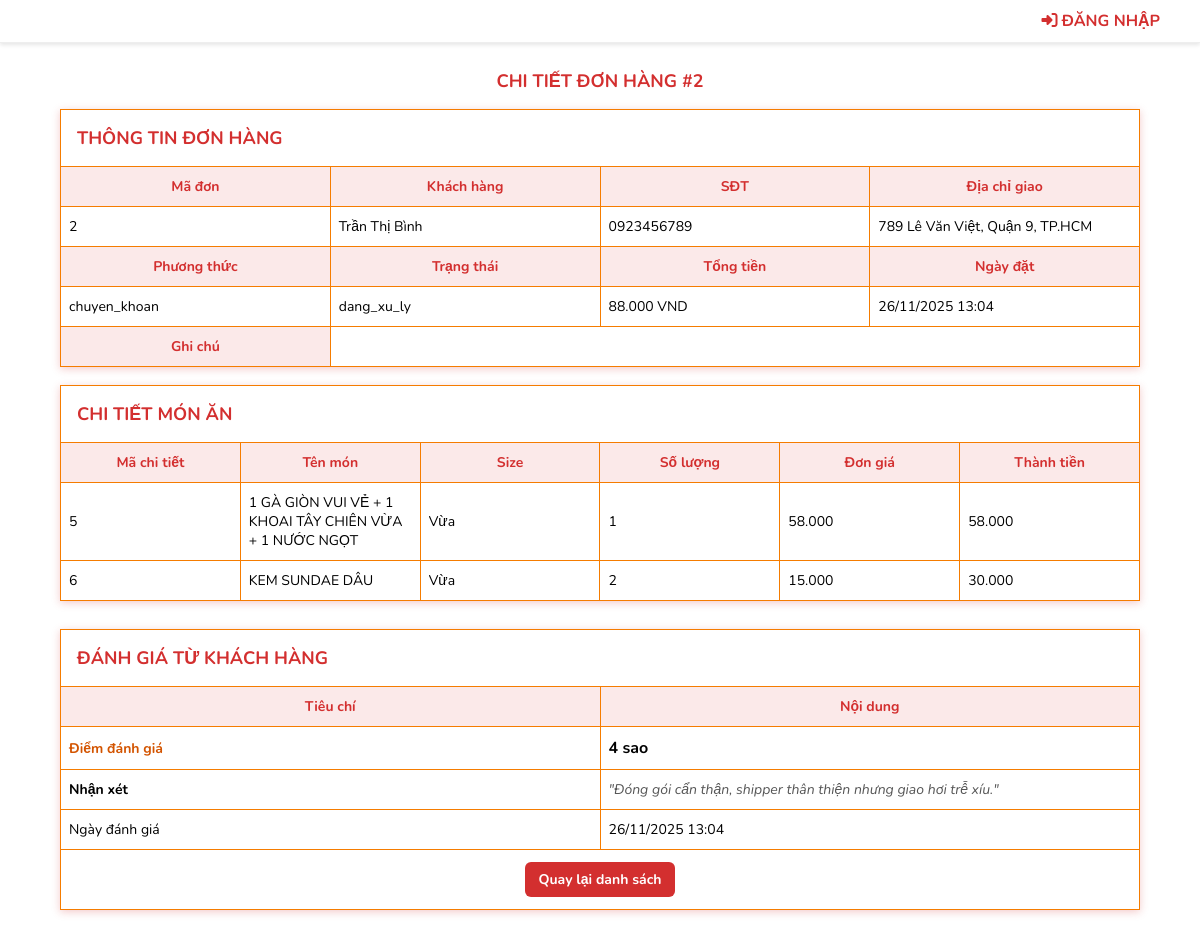
Page /chi_tiet_don.php?order_id=2 on the committed database.
### tables this page shows
CREATE TABLE DonHang (
    MaDonHang INT AUTO_INCREMENT PRIMARY KEY,
    MaUser INT NOT NULL,
    TongTien DECIMAL(18,2) NOT NULL,
    TrangThai ENUM('cho_xac_nhan', 'dang_xu_ly', 'dang_giao', 'hoan_thanh', 'da_huy') DEFAULT 'cho_xac_nhan',
    PhuongThucThanhToan ENUM('tien_mat', 'chuyen_khoan', 'the', 'vi_dien_tu'),
    DiaChiGiaoHang TEXT,
    SDTGiaoHang VARCHAR(15),
    GhiChu TEXT,
    NgayDat DATETIME DEFAULT CURRENT_TIMESTAMP,
    NgayCapNhat DATETIME DEFAULT CURRENT_TIMESTAMP ON UPDATE CURRENT_TIMESTAMP,
    FOREIGN KEY (MaUser) REFERENCES Users(MaUser) ON DELETE CASCADE
);

CREATE TABLE Users (
    MaUser INT AUTO_INCREMENT PRIMARY KEY,
    Ho VARCHAR(100) NOT NULL,
    Ten VARCHAR(100) NOT NULL,
    SDT VARCHAR(15) NOT NULL UNIQUE,
    Email VARCHAR(255) NOT NULL UNIQUE,
    DiaChi TEXT,
    QuyenHan ENUM('admin', 'nhanvien', 'khachhang') NOT NULL DEFAULT 'khachhang',
    MatKhau BINARY(32) NOT NULL,
    NgayTao DATETIME DEFAULT CURRENT_TIMESTAMP,
    INDEX idx_email (Email),
    INDEX idx_sdt (SDT)
);

CREATE TABLE ChiTietDonHang (
    MaChiTiet INT AUTO_INCREMENT PRIMARY KEY,
    MaDonHang INT NOT NULL,
    MaBienThe INT NOT NULL,
    SoLuong INT NOT NULL,
    DonGia DECIMAL(18,2) NOT NULL,
    ThanhTien DECIMAL(18,2) NOT NULL,
    FOREIGN KEY (MaDonHang) REFERENCES DonHang(MaDonHang) ON DELETE CASCADE,
    FOREIGN KEY (MaBienThe) REFERENCES BienTheMonAn(MaBienThe) ON DELETE CASCADE
);

CREATE TABLE MonAn (
    MaMonAn INT AUTO_INCREMENT PRIMARY KEY,
    TenMonAn VARCHAR(255) NOT NULL,
    HinhAnh VARCHAR(500),
    MoTa TEXT,
    MaLoai INT,
    FOREIGN KEY (MaLoai) REFERENCES LoaiMonAn(MaLoai)
        ON DELETE SET NULL 
        ON UPDATE CASCADE
);

CREATE TABLE KichThuoc (
    MaSize INT AUTO_INCREMENT PRIMARY KEY,
    TenSize VARCHAR(50) NOT NULL UNIQUE
);

CREATE TABLE DanhGia (
    MaDanhGia INT AUTO_INCREMENT PRIMARY KEY,
    MaUser INT NOT NULL,
    MaMonAn INT,
    Diem INT NOT NULL CHECK (Diem BETWEEN 1 AND 5),
    NoiDung TEXT,
    AnhReview VARCHAR(500),
    TrangThai ENUM('cho_duyet', 'da_duyet', 'tu_choi') DEFAULT 'cho_duyet',
    NgayTao DATETIME DEFAULT CURRENT_TIMESTAMP,
    FOREIGN KEY (MaUser) REFERENCES Users(MaUser) ON DELETE CASCADE,
    FOREIGN KEY (MaMonAn) REFERENCES MonAn(MaMonAn) ON DELETE SET NULL
);

### chi_tiet_don.php (the view, shortened to what this page needs)
<!DOCTYPE html>
<html lang="en">
<head>
    <link rel="stylesheet" href="./css/chi_tiet_don.css">
</head>
<body>
    <?php include_once "includes/header2.php"; ?>
    <?php
        $hostname = "localhost";
        $username = "root";
        $password = "";
        $dbname = "quanly_cua_hang";
        $conn = mysqli_connect($hostname, $username, $password, $dbname);
        $orderId = isset($_GET['order_id']) ? (int)$_GET['order_id'] : 0;
        $sqlOrder = "SELECT dh.*, u.Ho, u.Ten, u.Email
                     FROM DonHang dh
                     LEFT JOIN Users u ON dh.MaUser = u.MaUser
                     WHERE dh.MaDonHang = $orderId";
        $resOrder = mysqli_query($conn, $sqlOrder);
        $order = mysqli_fetch_assoc($resOrder);
        $sqlItems = "SELECT c.MaChiTiet, c.MaBienThe, c.SoLuong, c.DonGia, c.ThanhTien,
                            b.MaMonAn, m.TenMonAn, m.HinhAnh, kt.TenSize
                     FROM ChiTietDonHang c
                     LEFT JOIN BienTheMonAn b ON c.MaBienThe = b.MaBienThe
                     LEFT JOIN MonAn m ON b.MaMonAn = m.MaMonAn
                     LEFT JOIN KichThuoc kt ON b.MaSize = kt.MaSize
                     WHERE c.MaDonHang = $orderId";
        $resItems = mysqli_query($conn, $sqlItems);
        $sqlReview = "SELECT * FROM DanhGia WHERE MaDonHang = $orderId";
        $resReview = mysqli_query($conn, $sqlReview);
        $review = mysqli_fetch_assoc($resReview);
    ?>
    <div class="table-container" style="width: 100%; display: flex; flex-direction: column; align-items: center;">
        <div class="page-header" style="width: 95%; margin-bottom: 10px; text-align: center;">
            <h2>CHI TIẾT ĐƠN HÀNG #<?php echo $orderId; ?></h2>
        </div>
    <form class="form1">
        <table>
            <tr>
                <td colspan="4"><h2>THÔNG TIN ĐƠN HÀNG</h2></td>
            </tr>
            <tr class="tieude">
                <td>Mã đơn</td>
                <td>Khách hàng</td>
                <td>SĐT</td>
                <td>Địa chỉ giao</td>
            </tr>
            <tr class="noidung">
                <td><?php echo $order['MaDonHang']; ?></td>
                <td><?php echo htmlspecialchars(trim($order['Ho'] . ' ' . $order['Ten'])); ?></td>
                <td><?php echo htmlspecialchars($order['SDTGiaoHang']); ?></td>
                <td><?php echo htmlspecialchars($order['DiaChiGiaoHang']); ?></td>
            </tr>
            <tr class="tieude">
                <td>Phương thức</td>
                <td>Trạng thái</td>
                <td>Tổng tiền</td>
                <td>Ngày đặt</td>
            </tr>
            <tr class="noidung">
                <td><?php echo htmlspecialchars($order['PhuongThucThanhToan']); ?></td>
                <td><?php echo htmlspecialchars($order['TrangThai']); ?></td>
                <td><?php echo number_format($order['TongTien'], 0, ',', '.'); ?> VND</td>
                <td><?php echo date('d/m/Y H:i', strtotime($order['NgayDat'])); ?></td>
            </tr>
            <tr>
                <td class="label-cell">Ghi chú</td>
                <td colspan="3"><?php echo nl2br(htmlspecialchars($order['GhiChu'])); ?></td>
            </tr>
        </table>
    </form>
    <form class="form2">
        <table>
            <tr>
                <td colspan="6"><h2>CHI TIẾT MÓN ĂN</h2></td>
            </tr>
            <tr class="tieude">
                <td>Mã chi tiết</td>
                <td>Tên món</td>
                <td>Size</td>
                <td>Số lượng</td>
                <td>Đơn giá</td>
                <td>Thành tiền</td>
            </tr>
            <?php
                if ($resItems && mysqli_num_rows($resItems) > 0)
                {
                    while ($item = mysqli_fetch_assoc($resItems))
                    {
                        echo "<tr class='noidung'>";
                        echo "<td>" . $item['MaChiTiet'] . "</td>";
                        echo "<td>" . htmlspecialchars($item['TenMonAn']) . "</td>";
                        echo "<td>" . htmlspecialchars($item['TenSize']) . "</td>";
                        echo "<td>" . (int)$item['SoLuong'] . "</td>";
                        echo "<td>" . number_format($item['DonGia'], 0, ',', '.') . "</td>";
                        echo "<td>" . number_format($item['ThanhTien'], 0, ',', '.') . "</td>";
                        echo "</tr>";
                    }
                }
                else
                {
                    echo "<tr><td colspan='6'>Không có sản phẩm trong đơn.</td></tr>";
                }
            ?>
        </table>
    </form>
    <form class="form2" style="margin-top: 10px;">
        <table>
            <tr>
                <td colspan="2"><h2>ĐÁNH GIÁ TỪ KHÁCH HÀNG</h2></td>
            </tr>
            <?php if ($review): ?>
                <tr class="tieude">
                    <td style="width: 20%;">Tiêu chí</td>
                    <td>Nội dung</td>
                </tr>
                <tr class="noidung">
                    <td style="font-weight: bold; color: #d35400;">Điểm đánh giá</td>
                    <td style="font-weight: bold; font-size: 16px;">
                        <?php echo $review['Diem']; ?> sao
                    </td>
                </tr>
                <tr class="noidung">
                    <td style="font-weight: bold;">Nhận xét</td>
                    <td style="font-style: italic; color: #555;">
                        "<?php echo nl2br(htmlspecialchars($review['NoiDung'])); ?>"
                    </td>
                </tr>
                <tr class="noidung">
                    <td>Ngày đánh giá</td>
                    <td><?php echo date('d/m/Y H:i', strtotime($review['NgayTao'])); ?></td>
                </tr>
            <?php endif; ?>
            <tr>
                <td colspan="2" class="tdbtn">
                    <a href="duyet_don.php" class="btnBack">Quay lại danh sách</a>
                </td>
            </tr>
        </table>
    </form>
    </div>
</body>
</html>

### css/chi_tiet_don.css (style rules this page uses)
body { font-family: 'Nunito', sans-serif; margin: 0; padding: 0 0 40px 0; display: flex; flex-direction: column; align-items: center; background-color: #fff; min-height: 100vh; }
.table-container { margin-top: 20px; width: 100%; display: flex; flex-direction: column; align-items: center; }
.form1, .form2 { width: 90%; max-width: 1100px; margin-bottom: 18px; }
form table { border-collapse: collapse; width: 100%; table-layout: fixed; font-size: 14px; box-shadow: 0 2px 8px rgba(211, 47, 47, 0.25); }
form td { border: 1px solid #f57c00; padding: 10px 8px; vertical-align: middle; text-align: left; background: #fff; word-wrap: break-word; }
form tr.tieude td, form tr.tieude th { background: rgba(211, 47, 47, 0.1); color: #d32f2f; font-weight: 700; text-align: center; }
.label-cell { background-color: rgba(211, 47, 47, 0.1); color: #d32f2f; font-weight: 700; text-align: center; }
form tr.noidung td { text-align: left; }
h2 { margin: 0; padding: 6px 8px; font-size: 18px; color: #d32f2f; }
.tdbtn { text-align: center; padding: 12px 0; }
.btnBack { display: inline-block; padding: 8px 14px; background: #d32f2f; color: #fff; border-radius: 6px; text-decoration: none; font-weight: 700; }

### css/header2.css (style rules this page uses)
body { margin: 0; padding: 0; }

### rows in the picture
donhang: MaDonHang "2", MaUser.Ten "Trần Thị Bình", SDTGiaoHang "0923456789", DiaChiGiaoHang "789 Lê Văn Việt, Quận 9, TP.HCM", PhuongThucThanhToan "chuyen_khoan", TrangThai "dang_xu_ly", TongTien "88.000", NgayDat "26/11/2025 13:04"
chitietdonhang: MaChiTiet "5", monan.TenMonAn "1 GÀ GIÒN VUI VẺ + 1 KHOAI TÂY CHIÊN VỪA + 1 NƯỚC NGỌT", kichthuoc.TenSize "Vừa", SoLuong "1", DonGia "58.000", ThanhTien "58.000"
chitietdonhang: MaChiTiet "6", monan.TenMonAn "KEM SUNDAE DÂU", kichthuoc.TenSize "Vừa", SoLuong "2", DonGia "15.000", ThanhTien "30.000"
danhgia: Diem "4", NoiDung "Đóng gói cẩn thận, shipper thân thiện nhưng giao hơi trễ xíu.", NgayTao "26/11/2025 13:04"

### other values in the picture
$orderId "2"
